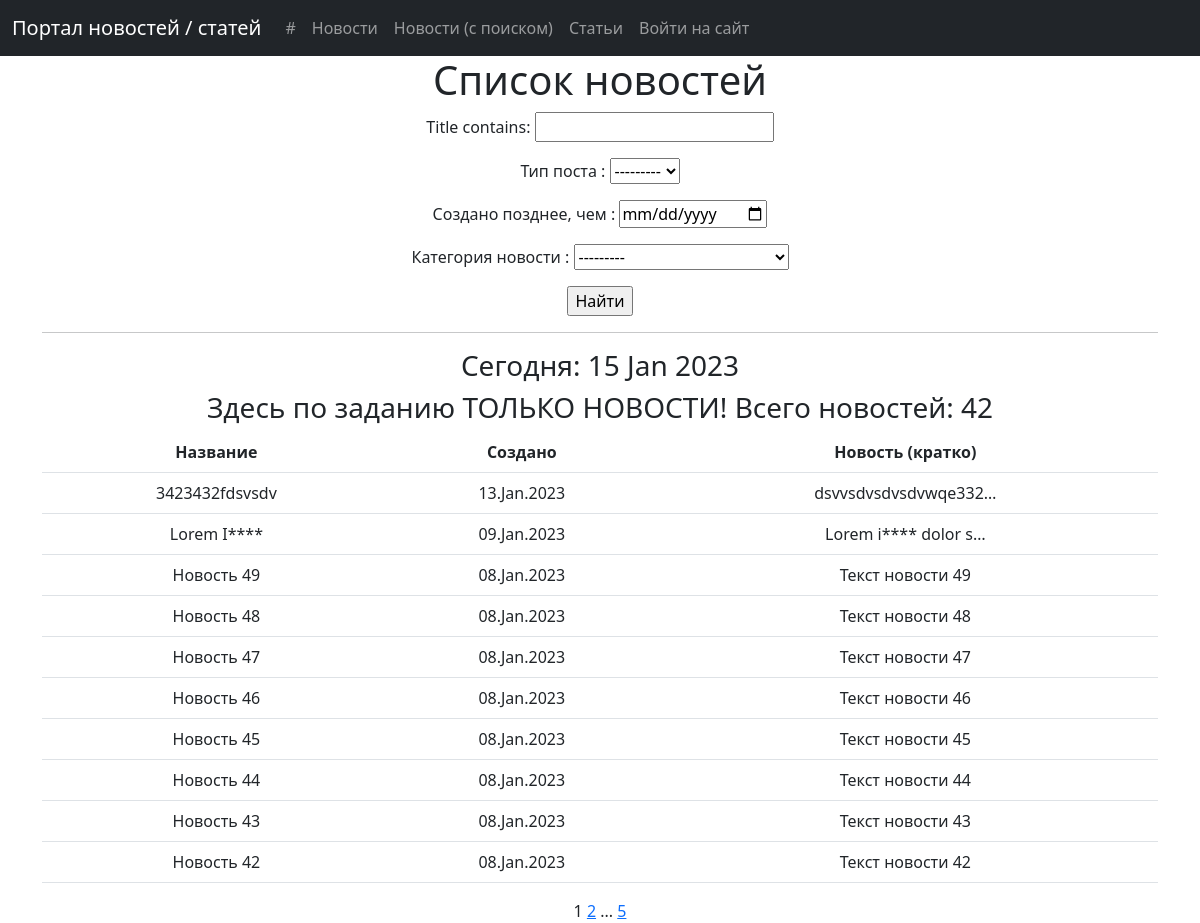
Page /news/search/ on the earlier database version.
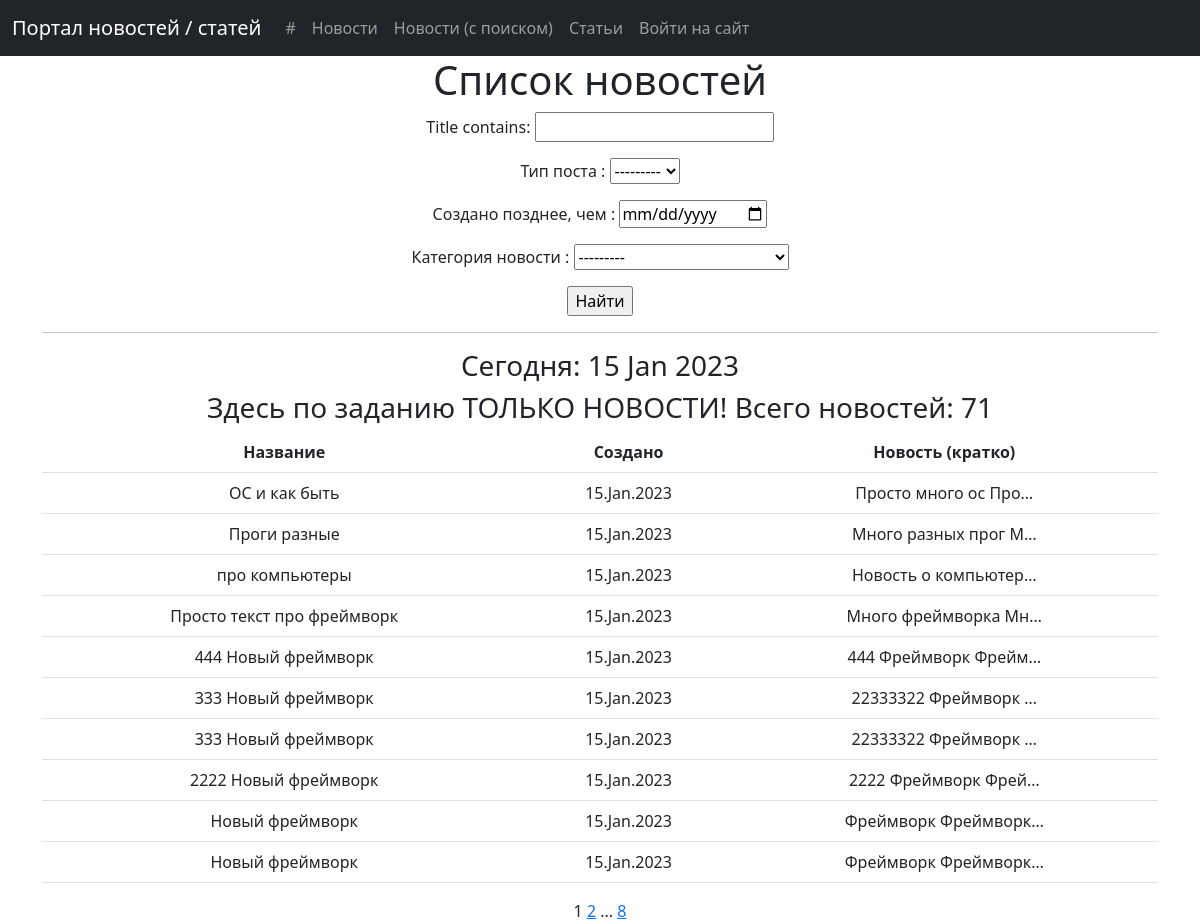
Same page on the later database version.
### news/models.py (models this page shows, shortened)
class Post(models.Model):
    TYPES = [
        ('A', 'Article'),
        ('N', 'News')
    ]
    author = models.ForeignKey(Author, on_delete=models.CASCADE)
    post_type = models.CharField(max_length=1, choices=TYPES, default='A')
    creation = models.DateTimeField(auto_now_add=True)
    category = models.ManyToManyField(Category, through='PostCategory')
    title = models.CharField(max_length=200)
    text = models.TextField()
    rating = models.IntegerField(default=0)

### news/views.py (the view, shortened to what this page needs)
# urls.py: path('news/search/', NewsListFiltered.as_view(), name='news_search'),
class NewsListFiltered(ListView):
    model = Post
    ordering = '-creation'
    template_name = 'news_search.html'
    context_object_name = 'news_flist'
    paginate_by = 10
    def get_context_data(self, **kwargs):
        context = super().get_context_data(**kwargs)
        context['news_count'] = self.filterset.qs.count()
        context['filterset'] = self.filterset
        context['sub_button'] = False
        return context
    def get_queryset(self):
        queryset = Post.objects.order_by('-creation').filter(post_type='N')
        self.filterset = NewsFilter(self.request.GET, queryset)
        return self.filterset.qs

### news/templatetags/custom_filters.py (called while the page is built)
@register.filter()
def censor(value):
   def isbad(word: str):
      return True if word in BAD_WORDS else False
   def replace(word: str):
      str_ = word[0]
      for i in range(1, len(word)):
         if word[i] not in string.punctuation:
            str_ += '*'
         else:
            str_ += word[i]
      return str_
   list = value.split()
   for n, word in enumerate(list):
      word2check = ""
      word = word.strip().lower()
      for i in range(len(word)):
         if word[i] not in string.punctuation:
            word2check += word[i]
      if isbad(word2check):
         list[n] = replace(list[n])
   return f'{" ".join(list)}'

### news/templatetags/custom_tags.py (called while the page is built)
@register.simple_tag()
def current_time(format_string='%d %b %Y'):
    return datetime.utcnow().strftime(format_string)

@register.simple_tag(takes_context=True)
def url_replace(context, **kwargs):
    d = context['request'].GET.copy()
    for k, v in kwargs.items():
        d[k] = v
    return d.urlencode()

### templates/news_search.html (shortened to what this page needs)
{% extends 'flatpages/default.html' %}
{% load custom_filters %}
{% load custom_tags %}
{% block content %}
<h1>Список новостей</h1>
   <form action="" method="get">
       {{ filterset.form.as_p }}
       <input type="submit" value="Найти" />
   </form>
   <hr>
   <h3>Сегодня: {% current_time %} </h3>
   <h3> Здесь по заданию ТОЛЬКО НОВОСТИ! Всего новостей: {{ news_count }} </h3>
   {% if news_flist %}
              <table class="table table-hover">
          <thead>
            <tr>
              <th scope="col">Название</th>
              <th scope="col">Создано</th>
              <th scope="col">Новость (кратко)</th>
            </tr>
          </thead>
  <tbody>
           {% for one in news_flist %}
            <tr class="light">
               <td>{{ one.title|censor }}</td>
               <td>{{ one.creation|date:'d.M.Y' }}</td>
               <td>{{ one.text|truncatechars:20|censor }}</td>
           </tr>
           {% endfor %}
         </tbody>
       </table>
   {% else %}
       <h2>Новостей пока нет.</h2>
   {% endif %}
   {% if page_obj.paginator.num_pages > 1 %}
        {{ page_obj.number }}
    {% endif %}
   {% if page_obj.has_next %}
       <a href="?{% url_replace page=page_obj.next_page_number %}">{{ page_obj.next_page_number }}</a>
       {% if paginator.num_pages != page_obj.next_page_number %}
           ...
           <a href="?{% url_replace page=page_obj.paginator.num_pages %}">{{ page_obj.paginator.num_pages }}</a>
       {% endif %}
   {% endif %}
{% endblock content %}

Differences in the rows shown:
no longer on this page (row unchanged): Post: title|censor "3423432fdsvsdv", creation "13.Jan.2023", text|censor "dsvvsdvsdvsdvwqe332…"
no longer on this page (row unchanged): Post: title|censor "Lorem I****", creation "09.Jan.2023", text|censor "Lorem i**** dolor s…"
no longer on this page (row unchanged): Post: title|censor "Новость 49", creation "08.Jan.2023", text|censor "Текст новости 49"
no longer on this page (row unchanged): Post: title|censor "Новость 48", creation "08.Jan.2023", text|censor "Текст новости 48"
no longer on this page (row unchanged): Post: title|censor "Новость 47", creation "08.Jan.2023", text|censor "Текст новости 47"
no longer on this page (row unchanged): Post: title|censor "Новость 46", creation "08.Jan.2023", text|censor "Текст новости 46"
no longer on this page (row unchanged): Post: title|censor "Новость 45", creation "08.Jan.2023", text|censor "Текст новости 45"
no longer on this page (row unchanged): Post: title|censor "Новость 44", creation "08.Jan.2023", text|censor "Текст новости 44"
no longer on this page (row unchanged): Post: title|censor "Новость 43", creation "08.Jan.2023", text|censor "Текст новости 43"
no longer on this page (row unchanged): Post: title|censor "Новость 42", creation "08.Jan.2023", text|censor "Текст новости 42"
added Post: title|censor "ОС и как быть", creation "15.Jan.2023", text|censor "Просто много ос Про…"
added Post: title|censor "Проги разные", creation "15.Jan.2023", text|censor "Много разных прог М…"
added Post: title|censor "про компьютеры", creation "15.Jan.2023", text|censor "Новость о компьютер…"
added Post: title|censor "Просто текст про фреймворк", creation "15.Jan.2023", text|censor "Много фреймворка Мн…"
added Post: title|censor "444 Новый фреймворк", creation "15.Jan.2023", text|censor "444 Фреймворк Фрейм…"
added Post: title|censor "333 Новый фреймворк", creation "15.Jan.2023", text|censor "22333322 Фреймворк …"
added Post: title|censor "333 Новый фреймворк", creation "15.Jan.2023", text|censor "22333322 Фреймворк …"
added Post: title|censor "2222 Новый фреймворк", creation "15.Jan.2023", text|censor "2222 Фреймворк Фрей…"
added Post: title|censor "Новый фреймворк", creation "15.Jan.2023", text|censor "Фреймворк Фреймворк…"
added Post: title|censor "Новый фреймворк", creation "15.Jan.2023", text|censor "Фреймворк Фреймворк…"
Other differences:
{{ news_count }}: "42" → "71"
{{ page_obj.paginator.num_pages }}: "5" → "8"
